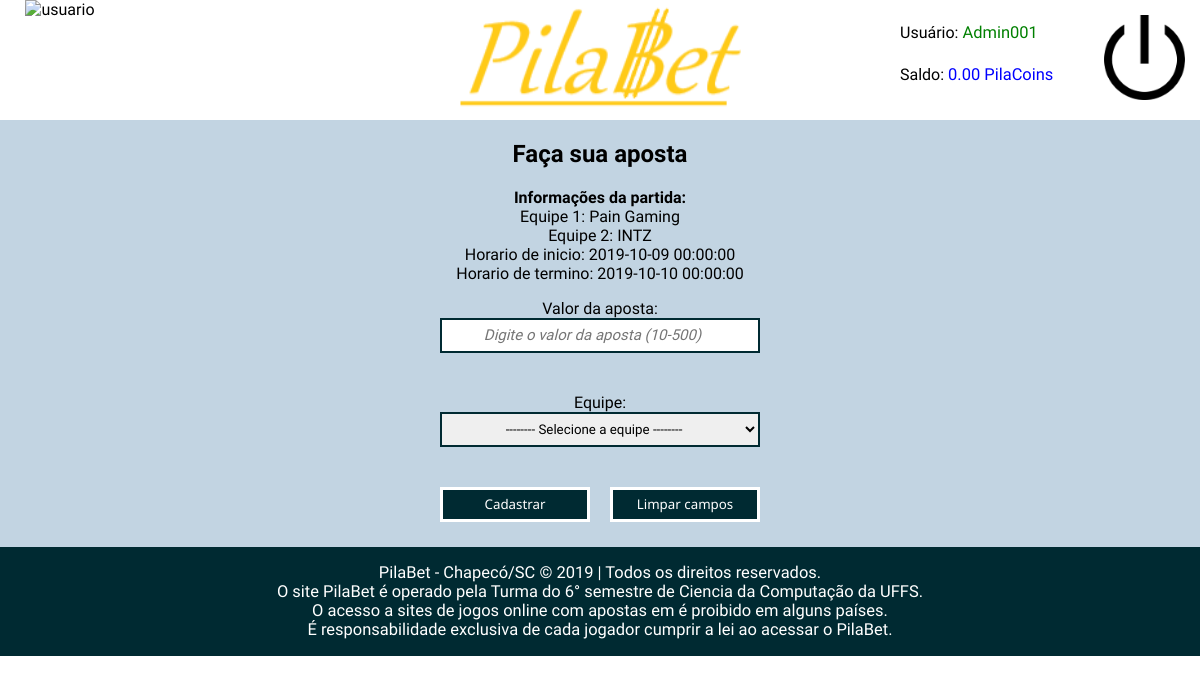
Page /cadastro_aposta.php?partida=1 (signed in) on the earlier database version.
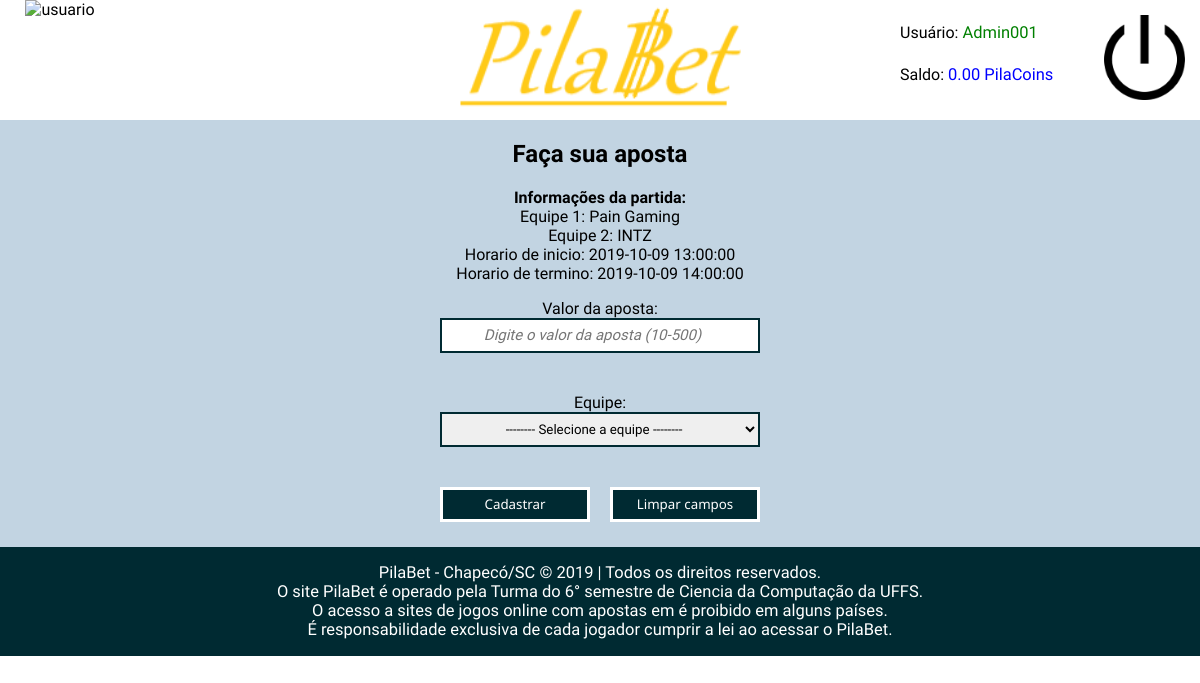
Same page on the later database version.
### tables this page shows
CREATE TABLE partidas (
    id_partida INTEGER auto_increment,
    horario_inicio timestamp not null,
    horario_termino timestamp not null,
    id_equipe1 INTEGER not null,
    id_equipe2 INTEGER not null,
    pontos_equipe1 INTEGER,
    pontos_equipe2 INTEGER,
    data_cadastro timestamp not null,
    id_camp INTEGER not null,
	constraint partidas primary key(id_partida)
);

### cadastro_aposta.php (the view, shortened to what this page needs)
<?php
include "includes/conexao.php";
include "includes/header.php";
$id_partida = isset($_GET['partida']) ? $_GET['partida'] : '';
$erros = array();
?>
<main>
	<div class="col-10">
		<?php
		if(!(isset($_POST['cadastrar'])) || (isset($erros) && count($erros))){
		?>
		<form action="cadastro_aposta.php" method="POST" id="form-contato">
			<div class="aposta">
				<h2>Faça sua aposta</h2>
				<?php
				$statement = $conexao->prepare("select id_camp,id_partida,id_equipe1,id_equipe2,horario_inicio,horario_termino from partidas WHERE id_partida = $id_partida");
				$statement->execute();
				$res = $statement->get_result();
				$res = $res->fetch_assoc();
				$equipe1 = $res['id_equipe1'];
				$sql = " select * from equipes WHERE id_equipe = $equipe1";
				$equipe1 = mysqli_query($conexao, $sql);
				$equipe1 = mysqli_fetch_array($equipe1);
				$equipe2 = $res['id_equipe2'];
				$sql = " select * from equipes WHERE id_equipe = $equipe2";
				$equipe2 = mysqli_query($conexao, $sql);
				$equipe2 = mysqli_fetch_array($equipe2);
				?>
				<p><b>Informações da partida:</b><br>
				<?php
				echo 'Equipe 1: '.$equipe1['nome'].'<br>Equipe 2: '.$equipe2['nome'].'<br>Horario de inicio: '.$res['horario_inicio'].'<br>Horario de termino: '.$res['horario_termino'];
				?>
				<br></p>
				<div class="form-item">
					<label for="valor" class="label-alinhado">Valor da aposta:</label>
					<input type="number" min="10" max="500" name="valor" placeholder="Digite o valor da aposta (10-500)" value="<?=isset($valor) ? $valor : '';?>">
					<span class="msg-erro" id="msg-aposta_camp"><?=@$erros['aposta'];?></span>
				</div>
				<div class="form-item">
					<label for="id_equipe" class="label-alinhado">Equipe:<br>
					<select name="id_equipe">
						<option value="">-------- Selecione a equipe --------</option>
					</select>
					</label>
					<span class="msg-erro" id="msg-id_equipe"><?=@$erros['id_equipe'];?></span>
				</div>
				<div class="botao">
					<div class="form-item">
						<input type="submit" id="botao" value="Cadastrar" name="cadastrar">
					</div>
				</div>
				<div class="botao1">
					<div class="form-item">
						<input type="reset" value="Limpar campos" name="resetar">
					</div>
				</div>
			</div>
		</form>
		<?php
		}else{
			echo "<p>Aposta <strong>realizada</strong> com sucesso! <a href='index.php'>Clique para voltar a tela inicial</a></p>";
		}
		?>
	</div>
</main>
<?php
include "includes/footer.php";
?>

Differences in the rows shown:
changed partidas: horario_inicio "2019-10-09 00:00:00" → "2019-10-09 13:00:00"; horario_termino "2019-10-10 00:00:00" → "2019-10-09 14:00:00"
